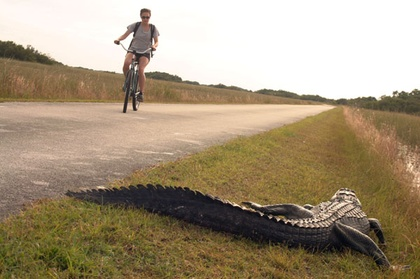
%> input picture books/Pattern_Theory/InkaAlligator.jpg, 420 x 279 px, shrunk from 600 x 398 before the run
$ octave blur.m   (GNU Octave 9; MATLAB toolbox functions it lacks are replaced by stand-ins)
%> lines starting %> are read from the running program, lines starting %| are printed output that depends on the picture
y=imread('InkaAlligator.jpg','jpeg');
%> y is the input picture: size 279x420x3 uint8; mean R, G, B 164.7, 149, 124.4
[i,j,k]=size(y);
%> i = 279; j = 420; k = 3
a=.1;
for c=1:3
    yhat(:,:,c) = double(dct2(y(:,:,c)));
end
for k=1:10
    a = a/2;
    z = zeros(i,j,3);
    freq=((0:i-1).^2)'*ones(1,j) + ones(i,1)*((0:j-1).^2);
    factor = exp(-a*freq);
    for c=1:3
        z(:,:,c) = idct2(yhat(:,:,c).*factor);
    end
    figure(1), imagesc(uint8(z)), axis equal, axis off
    title(sprintf('a=%1.5f',a))
    pause
    %name = sprintf('InkaAll%d.jpg',k);
    %print('-djpeg', name)
end
%> this loop made 10 passes
%> pass 1, `title(sprintf('a=%1.5f',a))`:
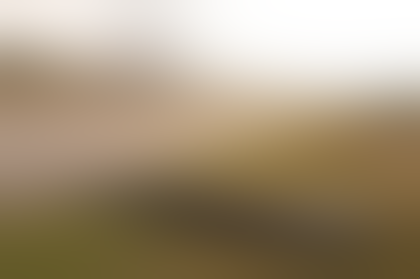
%> displayed picture: size 279x420x3, on the screen's scale of 0 to 255; mean R, G, B 164.7, 149, 124.4; mean of the top-left, top-right, bottom-left and bottom-right quarters 182.6, 211.1, 101, 90.2
%> after the loop:
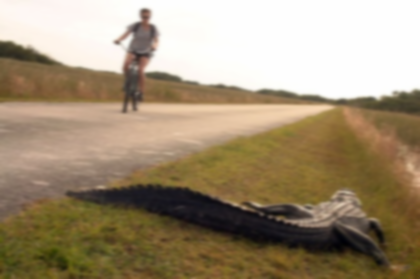
%> z: size 279x420x3 double; mean R, G, B 164.7, 149, 124.4; mean of the top-left, top-right, bottom-left and bottom-right quarters 182.6, 214.8, 100.1, 87.4; drawn with min black and max white
%> after the loop, a = 9.77e-05

$ run again, with books/Pattern_Theory/Feb20-2008-058.jpg copied over books/Pattern_Theory/InkaAlligator.jpg
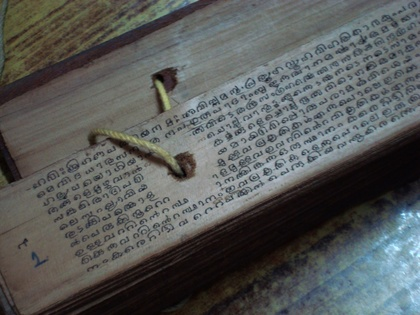
%> input picture books/Pattern_Theory/Feb20-2008-058.jpg, 420 x 315 px, shrunk from 3072 x 2304 before the run
%> y is the input picture: size 315x420x3 uint8; mean R, G, B 88, 90.4, 89.2
%> the loop `for k=1:10` made 10 passes
%> pass 1, `title(sprintf('a=%1.5f',a))`:
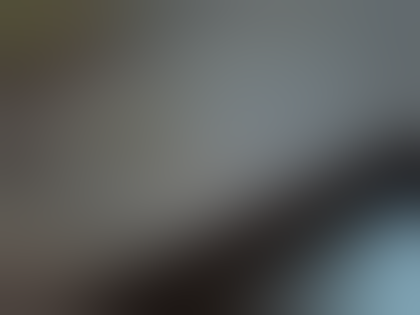
%> displayed picture: size 315x420x3, on the screen's scale of 0 to 255; mean R, G, B 88, 90.4, 89.2; mean of the top-left, top-right, bottom-left and bottom-right quarters 90.1, 110, 79, 77.8
%> after the loop `for k=1:10`:
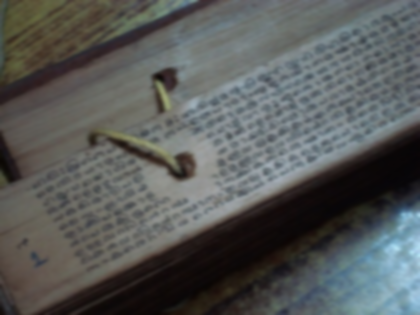
%> z: size 315x420x3 double; mean R, G, B 88, 90.4, 89.2; mean of the top-left, top-right, bottom-left and bottom-right quarters 89.4, 113.6, 79.8, 74.2
%> after the loop `for k=1:10`: a = 9.77e-05

$ run again, with books/Pattern_Theory/RaphaelSpecgram.jpg copied over books/Pattern_Theory/InkaAlligator.jpg
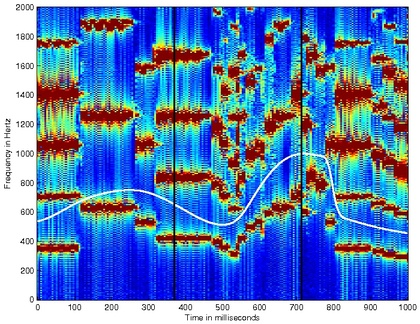
%> input picture books/Pattern_Theory/RaphaelSpecgram.jpg, 420 x 324 px, shrunk from 700 x 540 before the run
%> y is the input picture: size 324x420x3 uint8; mean R, G, B 97.1, 132.2, 187.2
%> the loop `for k=1:10` made 10 passes
%> pass 1, `title(sprintf('a=%1.5f',a))`:
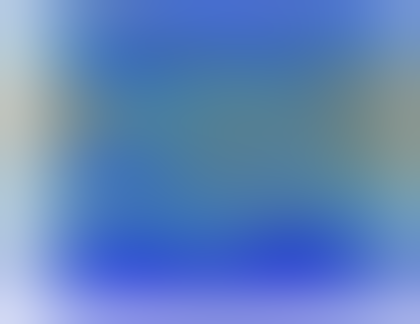
%> displayed picture: size 324x420x3, on the screen's scale of 0 to 255; mean R, G, B 97.1, 132.2, 187.2; mean of the top-left, top-right, bottom-left and bottom-right quarters 142.3, 127.9, 149.7, 135.4
%> after the loop `for k=1:10`:
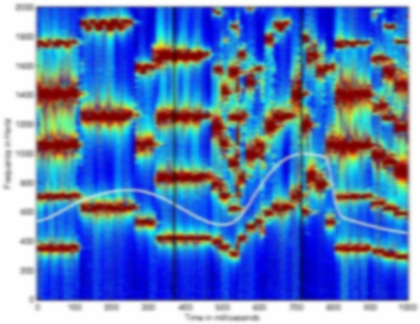
%> z: size 324x420x3 double; mean R, G, B 97.1, 132.2, 187.2; mean of the top-left, top-right, bottom-left and bottom-right quarters 141.9, 127.7, 149.9, 135.9; drawn with min black and max white
%> after the loop `for k=1:10`: a = 9.77e-05
